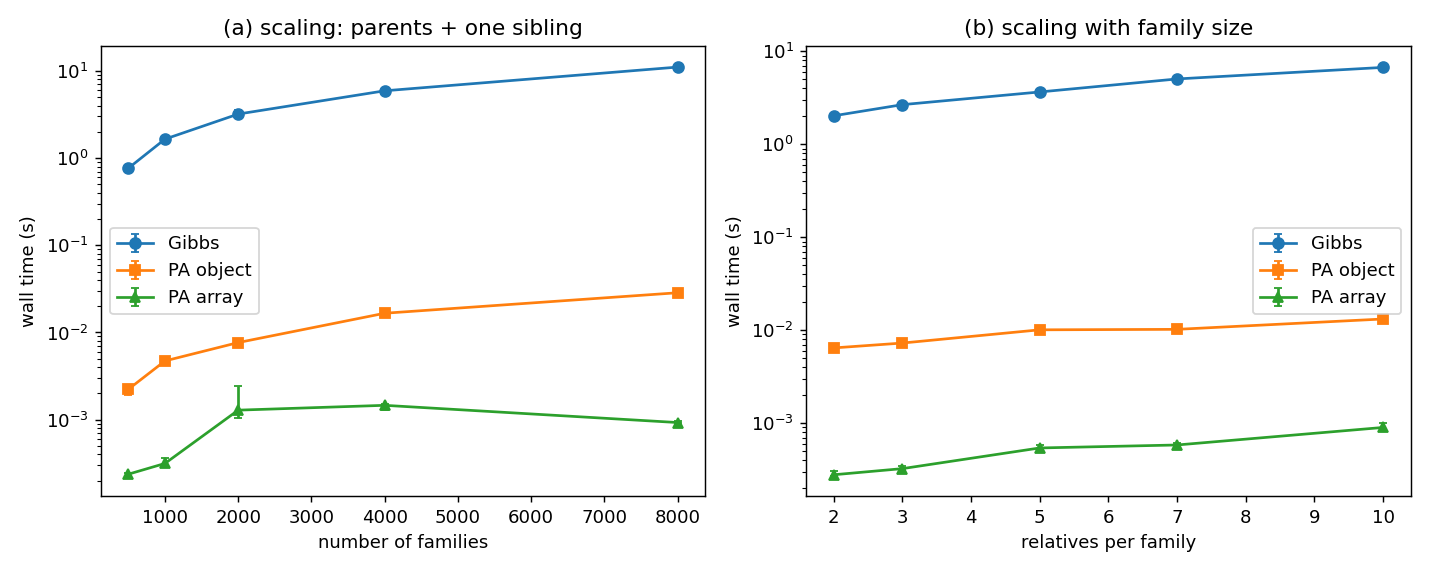

This figure's Python source:
"""Runtime scaling: Gibbs vs Pearson-Aitken inference.

Pearson-Aitken's selling point over the Gibbs sampler is speed: it is a deterministic,
closed-form sweep with no Monte-Carlo draws. This measures wall-clock time for
both methods as a function of (a) the number of families and (b) the family size
(number of relatives conditioned on), on the same simulated data. Both back-ends
use the structure-grouped, Numba-parallel path, so this is an honest end-to-end
comparison. Both paths are warmed before measurement; each point is the median
of repeated timings. The array-level PA path is included separately so its
documented biobank-scale throughput is backed by this benchmark.

    python benchmarks/bench_scaling.py
    python benchmarks/bench_scaling.py --sizes 500 1000 2000 4000 8000
Writes bench_scaling.csv (+ .png if matplotlib is present).
"""

import os
import csv
import argparse
import time

import numpy as np

from _common import simulate_families, estimate, get_plt
from ltpred import estimate_liability_pa_arrays

try:
    from numba import get_num_threads
except ImportError:  # pragma: no cover - pure-Python fallback environment
    def get_num_threads():
        return 1

HERE = os.path.dirname(os.path.abspath(__file__))

# family structures of growing size, for the family-size sweep
SIZE_STRUCTURES = [
    ("parents", ["m", "f"]),
    ("+sib", ["m", "f", "s1"]),
    ("+2 grandp.", ["m", "f", "s1", "mgm", "mgf"]),
    ("extended", ["m", "f", "s1", "mgm", "mgf", "pgm", "pgf"]),
    ("extended+aunts", ["m", "f", "s1", "s2", "mgm", "mgf", "pgm", "pgf", "mau1", "pau1"]),
]


def _bounds_arrays(families):
    roles = [m.role for m in families[0].members]
    lower = np.asarray([[m.lower for m in f.members] for f in families])
    upper = np.asarray([[m.upper for m in f.members] for f in families])
    return roles, lower, upper


def _summary(values):
    values = np.asarray(values, float)
    return (float(np.median(values)), float(np.quantile(values, 0.25)),
            float(np.quantile(values, 0.75)))


def _time_object(families, h2, method, n_sim, seed, timing_reps):
    times = []
    for r in range(timing_reps):
        kwargs = dict(n_sim=n_sim, seed=seed + r) if method == "gibbs" else {}
        start = time.perf_counter()
        estimate(families, h2, method, **kwargs)
        times.append(time.perf_counter() - start)
    return _summary(times)


def _time_array_pa(families, h2, timing_reps, min_window=0.05):
    roles, lower, upper = _bounds_arrays(families)
    samples = []
    for _ in range(timing_reps):
        calls = 0
        start = time.perf_counter()
        elapsed = 0.0
        while elapsed < min_window:
            estimate_liability_pa_arrays(roles, lower, upper, h2=h2)
            calls += 1
            elapsed = time.perf_counter() - start
        samples.append(elapsed / calls)
    return _summary(samples)


def _timing_row(families, h2, n_sim, seed, timing_reps):
    tg, tg25, tg75 = _time_object(families, h2, "gibbs", n_sim, seed,
                                  timing_reps)
    tp, tp25, tp75 = _time_object(families, h2, "pearson-aitken", n_sim,
                                  seed, timing_reps)
    ta, ta25, ta75 = _time_array_pa(families, h2, timing_reps)
    return dict(t_gibbs=tg, t_gibbs_q25=tg25, t_gibbs_q75=tg75,
                t_pa=tp, t_pa_q25=tp25, t_pa_q75=tp75,
                t_pa_array=ta, t_pa_array_q25=ta25, t_pa_array_q75=ta75,
                timing_reps=timing_reps, threads=int(get_num_threads()))


def scan_n_fam(sizes, h2, prev, n_sim, seed, timing_reps):
    rows = []
    for n in sizes:
        sim = simulate_families(["m", "f", "s1"], h2, prev, n, seed)
        timing = _timing_row(sim.families, h2, n_sim, seed, timing_reps)
        t_g, t_p, t_a = timing["t_gibbs"], timing["t_pa"], timing["t_pa_array"]
        rows.append(dict(axis="n_fam", value=n, n_relatives=3, h2=h2,
                         prevalence=prev, n_sim=n_sim, seed=seed,
                         **timing,
                         fam_per_s_gibbs=n / t_g, fam_per_s_pa=n / t_p,
                         fam_per_s_pa_array=n / t_a, speedup=t_g / t_p,
                         pa_array_speedup=t_p / t_a))
        print(f"n_fam={n:6d} | Gibbs {t_g:7.2f}s ({n/t_g:7.0f}/s) | "
              f"PA {t_p:6.3f}s ({n/t_p:9.0f}/s) | array {t_a:7.4f}s "
              f"({n/t_a:10.0f}/s) | {t_g/t_p:5.0f}x")
    return rows


def scan_family_size(n_fam, h2, prev, n_sim, seed, timing_reps):
    rows = []
    for label, fam_vec in SIZE_STRUCTURES:
        sim = simulate_families(fam_vec, h2, prev, n_fam, seed)
        timing = _timing_row(sim.families, h2, n_sim, seed, timing_reps)
        t_g, t_p, t_a = timing["t_gibbs"], timing["t_pa"], timing["t_pa_array"]
        rows.append(dict(axis="family_size", value=len(fam_vec),
                         n_relatives=len(fam_vec), label=label, h2=h2,
                         prevalence=prev, n_sim=n_sim, seed=seed, **timing,
                         fam_per_s_gibbs=n_fam / t_g, fam_per_s_pa=n_fam / t_p,
                         fam_per_s_pa_array=n_fam / t_a, speedup=t_g / t_p,
                         pa_array_speedup=t_p / t_a))
        print(f"{label:16s} ({len(fam_vec)} rel) | Gibbs {t_g:7.2f}s | "
              f"PA {t_p:6.3f}s | array {t_a:7.4f}s | {t_g/t_p:5.0f}x")
    return rows


def write_csv(rows):
    fields = sorted({k for r in rows for k in r})
    path = os.path.join(HERE, "bench_scaling.csv")
    with open(path, "w", newline="") as fh:
        w = csv.DictWriter(fh, fieldnames=fields, lineterminator="\n")
        w.writeheader()
        w.writerows(rows)
    return path


def plot(nfam_rows, size_rows):
    plt = get_plt()
    if plt is None:
        return
    fig, axes = plt.subplots(1, 2, figsize=(11, 4.4))

    def timing_error(rows, key):
        values = np.asarray([r[key] for r in rows])
        q25 = np.asarray([r[f"{key}_q25"] for r in rows])
        q75 = np.asarray([r[f"{key}_q75"] for r in rows])
        return np.vstack((values - q25, q75 - values))

    n = [r["value"] for r in nfam_rows]
    for key, label, marker in (("t_gibbs", "Gibbs", "o"),
                               ("t_pa", "PA object", "s"),
                               ("t_pa_array", "PA array", "^")):
        axes[0].errorbar(n, [r[key] for r in nfam_rows],
                         yerr=timing_error(nfam_rows, key), fmt=f"-{marker}",
                         capsize=2, label=label)
    axes[0].set_xlabel("number of families")
    axes[0].set_ylabel("wall time (s)")
    axes[0].set_yscale("log")
    axes[0].set_title("(a) scaling: parents + one sibling")
    axes[0].legend()
    sz = [r["value"] for r in size_rows]
    for key, label, marker in (("t_gibbs", "Gibbs", "o"),
                               ("t_pa", "PA object", "s"),
                               ("t_pa_array", "PA array", "^")):
        axes[1].errorbar(sz, [r[key] for r in size_rows],
                         yerr=timing_error(size_rows, key), fmt=f"-{marker}",
                         capsize=2, label=label)
    axes[1].set_xlabel("relatives per family")
    axes[1].set_ylabel("wall time (s)")
    axes[1].set_yscale("log")
    axes[1].set_title("(b) scaling with family size")
    axes[1].legend()
    fig.tight_layout()
    fig.savefig(os.path.join(HERE, "bench_scaling.png"), dpi=130)


def main():
    ap = argparse.ArgumentParser()
    ap.add_argument("--sizes", type=int, nargs="+",
                    default=[500, 1000, 2000, 4000, 8000])
    ap.add_argument("--size-n-fam", type=int, default=2000)
    ap.add_argument("--h2", type=float, default=0.5)
    ap.add_argument("--prev", type=float, default=0.05)
    ap.add_argument("--n-sim", type=int, default=25_000)
    ap.add_argument("--timing-reps", type=int, default=5,
                    help="independent timings per point; CSV stores median and IQR")
    ap.add_argument("--seed", type=int, default=1)
    args = ap.parse_args()

    if args.timing_reps < 1:
        ap.error("--timing-reps must be at least 1")

    # Compile every measured path before the first stopwatch starts.
    warm = simulate_families(["m", "f", "s1"], args.h2, args.prev, 64,
                             args.seed + 10_000)
    estimate(warm.families, args.h2, "gibbs", n_sim=1_000,
             seed=args.seed + 10_000)
    estimate(warm.families, args.h2, "pearson-aitken")
    wr, wl, wu = _bounds_arrays(warm.families)
    estimate_liability_pa_arrays(wr, wl, wu, h2=args.h2)

    print(f"threads={get_num_threads()} timing_reps={args.timing_reps}")
    print("== scaling with number of families (parents + one sibling; "
          "three relatives) ==")
    nfam_rows = scan_n_fam(args.sizes, args.h2, args.prev, args.n_sim, args.seed,
                           args.timing_reps)
    print("\n== scaling with family size (n_fam=%d) ==" % args.size_n_fam)
    size_rows = scan_family_size(args.size_n_fam, args.h2, args.prev, args.n_sim,
                                 args.seed, args.timing_reps)

    path = write_csv(nfam_rows + size_rows)
    plot(nfam_rows, size_rows)
    print(f"\nwrote {os.path.basename(path)} and bench_scaling.png")


if __name__ == "__main__":
    main()
